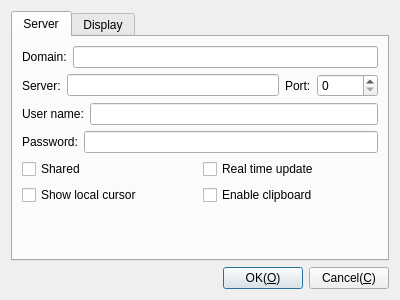
<?xml version="1.0" encoding="UTF-8"?>
<ui version="4.0">
 <class>CDlgSetFreeRdp</class>
 <widget class="QDialog" name="CDlgSetFreeRdp">
  <property name="geometry">
   <rect>
    <x>0</x>
    <y>0</y>
    <width>400</width>
    <height>300</height>
   </rect>
  </property>
  <property name="windowTitle">
   <string>Set FreeRdp</string>
  </property>
  <layout class="QGridLayout" name="gridLayout">
   <item row="1" column="0">
    <layout class="QHBoxLayout" name="horizontalLayout_4">
     <item>
      <spacer name="horizontalSpacer">
       <property name="orientation">
        <enum>Qt::Horizontal</enum>
       </property>
       <property name="sizeHint" stdset="0">
        <size>
         <width>40</width>
         <height>20</height>
        </size>
       </property>
      </spacer>
     </item>
     <item>
      <widget class="QPushButton" name="pbOk">
       <property name="text">
        <string>OK(&amp;O)</string>
       </property>
      </widget>
     </item>
     <item>
      <widget class="QPushButton" name="pbCancel">
       <property name="text">
        <string>Cancel(&amp;C)</string>
       </property>
      </widget>
     </item>
    </layout>
   </item>
   <item row="0" column="0">
    <widget class="QTabWidget" name="tabWidget">
     <property name="currentIndex">
      <number>0</number>
     </property>
     <widget class="QWidget" name="Server">
      <attribute name="title">
       <string>Server</string>
      </attribute>
      <layout class="QGridLayout" name="gridLayout_2">
       <item row="3" column="0">
        <layout class="QHBoxLayout" name="horizontalLayout">
         <item>
          <widget class="QLabel" name="label_2">
           <property name="text">
            <string>User name:</string>
           </property>
          </widget>
         </item>
         <item>
          <widget class="QLineEdit" name="leName"/>
         </item>
        </layout>
       </item>
       <item row="5" column="0">
        <layout class="QHBoxLayout" name="horizontalLayout_7">
         <item>
          <widget class="QCheckBox" name="cbShared">
           <property name="text">
            <string>Shared</string>
           </property>
          </widget>
         </item>
         <item>
          <widget class="QCheckBox" name="cbRealTimeUpdate">
           <property name="text">
            <string>Real time update</string>
           </property>
          </widget>
         </item>
        </layout>
       </item>
       <item row="4" column="0">
        <layout class="QHBoxLayout" name="horizontalLayout_2">
         <item>
          <widget class="QLabel" name="label_3">
           <property name="text">
            <string>Password:</string>
           </property>
          </widget>
         </item>
         <item>
          <widget class="QLineEdit" name="lePassword">
           <property name="inputMask">
            <string/>
           </property>
           <property name="text">
            <string/>
           </property>
           <property name="echoMode">
            <enum>QLineEdit::Password</enum>
           </property>
          </widget>
         </item>
        </layout>
       </item>
       <item row="6" column="0">
        <layout class="QHBoxLayout" name="horizontalLayout_8">
         <item>
          <widget class="QCheckBox" name="cbLocalCursor">
           <property name="text">
            <string>Show local cursor</string>
           </property>
          </widget>
         </item>
         <item>
          <widget class="QCheckBox" name="cbClipboard">
           <property name="text">
            <string>Enable clipboard</string>
           </property>
          </widget>
         </item>
        </layout>
       </item>
       <item row="1" column="0">
        <layout class="QHBoxLayout" name="horizontalLayout_5">
         <item>
          <widget class="QLabel" name="label_5">
           <property name="text">
            <string>Domain:</string>
           </property>
          </widget>
         </item>
         <item>
          <widget class="QLineEdit" name="leDomain"/>
         </item>
        </layout>
       </item>
       <item row="2" column="0">
        <layout class="QHBoxLayout" name="horizontalLayout_3">
         <item>
          <widget class="QLabel" name="label">
           <property name="text">
            <string>Server:</string>
           </property>
          </widget>
         </item>
         <item>
          <widget class="QLineEdit" name="leServer">
           <property name="text">
            <string/>
           </property>
          </widget>
         </item>
         <item>
          <widget class="QLabel" name="label_4">
           <property name="text">
            <string>Port:</string>
           </property>
          </widget>
         </item>
         <item>
          <widget class="QSpinBox" name="spPort">
           <property name="maximum">
            <number>65536</number>
           </property>
          </widget>
         </item>
        </layout>
       </item>
       <item row="7" column="0">
        <spacer name="verticalSpacer">
         <property name="orientation">
          <enum>Qt::Vertical</enum>
         </property>
         <property name="sizeHint" stdset="0">
          <size>
           <width>20</width>
           <height>40</height>
          </size>
         </property>
        </spacer>
       </item>
      </layout>
     </widget>
     <widget class="QWidget" name="tab">
      <attribute name="title">
       <string>Display</string>
      </attribute>
      <layout class="QGridLayout" name="gridLayout_4">
       <item row="0" column="0">
        <widget class="QGroupBox" name="groupBox">
         <property name="title">
          <string>Remote desktop size:</string>
         </property>
         <layout class="QGridLayout" name="gridLayout_3">
          <item row="0" column="0">
           <layout class="QHBoxLayout" name="horizontalLayout_10">
            <item>
             <widget class="QRadioButton" name="rbFullScreen">
              <property name="text">
               <string>Full screen</string>
              </property>
             </widget>
            </item>
           </layout>
          </item>
          <item row="1" column="0">
           <layout class="QHBoxLayout" name="horizontalLayout_9">
            <item>
             <widget class="QRadioButton" name="rbSelect">
              <property name="text">
               <string>Select size:</string>
              </property>
             </widget>
            </item>
            <item>
             <widget class="QComboBox" name="cbDesktopSize"/>
            </item>
           </layout>
          </item>
          <item row="2" column="0">
           <widget class="QCheckBox" name="cbAllMonitor">
            <property name="text">
             <string>Use all local monitors for remote sessions</string>
            </property>
           </widget>
          </item>
         </layout>
        </widget>
       </item>
       <item row="1" column="0">
        <layout class="QHBoxLayout" name="horizontalLayout_6">
         <item>
          <widget class="QLabel" name="label_7">
           <property name="text">
            <string>Remote color depth:</string>
           </property>
           <property name="wordWrap">
            <bool>true</bool>
           </property>
          </widget>
         </item>
         <item>
          <widget class="QComboBox" name="cbColorDepth"/>
         </item>
        </layout>
       </item>
       <item row="2" column="0">
        <spacer name="verticalSpacer_2">
         <property name="orientation">
          <enum>Qt::Vertical</enum>
         </property>
         <property name="sizeHint" stdset="0">
          <size>
           <width>20</width>
           <height>131</height>
          </size>
         </property>
        </spacer>
       </item>
      </layout>
     </widget>
    </widget>
   </item>
  </layout>
 </widget>
 <tabstops>
  <tabstop>leServer</tabstop>
  <tabstop>spPort</tabstop>
  <tabstop>leName</tabstop>
  <tabstop>lePassword</tabstop>
  <tabstop>cbShared</tabstop>
  <tabstop>cbRealTimeUpdate</tabstop>
  <tabstop>cbLocalCursor</tabstop>
  <tabstop>cbClipboard</tabstop>
  <tabstop>pbOk</tabstop>
  <tabstop>pbCancel</tabstop>
  <tabstop>tabWidget</tabstop>
 </tabstops>
 <resources/>
 <connections/>
</ui>
